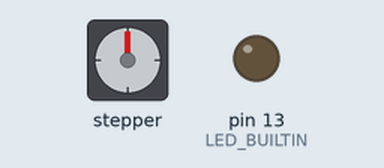
Recording of a sketch running on a simulated Arduino Uno, built with avr-gcc and run on an emulated ATmega328P. Parts: stepper motor, output pins drawn as LEDs (lit = HIGH). Wiring (inferred from the names in the program): stepper motor (2048 steps per turn assumed): coils pin 3, pin 4, pin 5, pin 6. Pins used as bus, display or sensor lines are not drawn.

Above: at 0.09 s.
At 9.99 s:
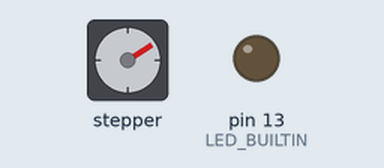
At 19.9 s:
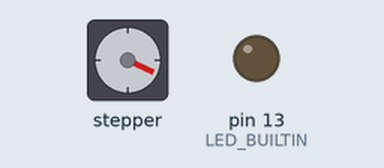
At 39.9 s:
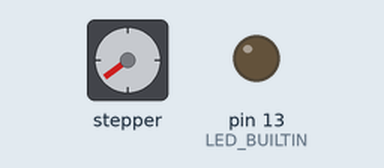
Timing chart, 0 to 40.0 s (numbered marks = the images above):
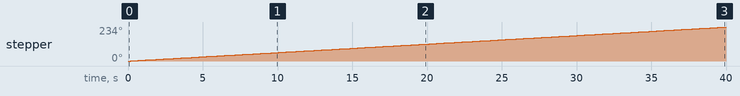

The sketch:

moves_forward_backward_6wire.ino
```cpp
// This code successfully moves a 6-wire stepper motor forward and backward.
// Choose the direction by changing the value of the dir variable in the doStep function in the loop.

#define RED 3 // Coil 1 - A
#define BLU 5 // Coil 1 - B
#define BLK 6 // Coil 2 - A'
#define GRN 4 // Coil 2 - B'

// #define pin1 6
// #define pin2 5
// #define pin3 4
// #define pin4 3

#define POSITIVE 1
#define NEGATIVE 0

#define DELAY_TIME 30 // Adjust to change speed

void setup()
{
    pinMode(LED_BUILTIN, OUTPUT);
    pinMode(RED, OUTPUT);
    pinMode(BLU, OUTPUT);
    pinMode(BLK, OUTPUT);
    pinMode(GRN, OUTPUT);

    digitalWrite(RED, LOW);
    digitalWrite(BLU, LOW);
    digitalWrite(BLK, LOW);
    digitalWrite(GRN, LOW);
}

void loop()
{
    doStep(NEGATIVE);
}

void doStep(int dir)
{
    stepMotorWrapper(0, dir);
    delay(DELAY_TIME);
    stepMotorWrapper(1, dir);
    delay(DELAY_TIME);
    stepMotorWrapper(2, dir);
    delay(DELAY_TIME);
    stepMotorWrapper(3, dir);
    delay(DELAY_TIME);
}

void stepMotorWrapper(int step, int dir)
{
    if (dir == POSITIVE)
    {
        stepMotor(step);
    }
    else
    {
        stepMotor(3 - step);
    }
}

void stepMotor(int step)
{
    switch (step)
    {
    case 0:
        digitalWrite(RED, HIGH);
        digitalWrite(BLU, LOW);
        digitalWrite(BLK, HIGH);
        digitalWrite(GRN, LOW);
        break;
    case 1:
        digitalWrite(RED, LOW);
        digitalWrite(BLU, HIGH);
        digitalWrite(BLK, HIGH);
        digitalWrite(GRN, LOW);
        break;
    case 2:
        digitalWrite(RED, LOW);
        digitalWrite(BLU, HIGH);
        digitalWrite(BLK, LOW);
        digitalWrite(GRN, HIGH);
        break;
    case 3:
        digitalWrite(RED, HIGH);
        digitalWrite(BLU, LOW);
        digitalWrite(BLK, LOW);
        digitalWrite(GRN, HIGH);
        break;
    }
}
```

Measured:
- by itself, stepper: keeps turning clockwise at about 6°/s
